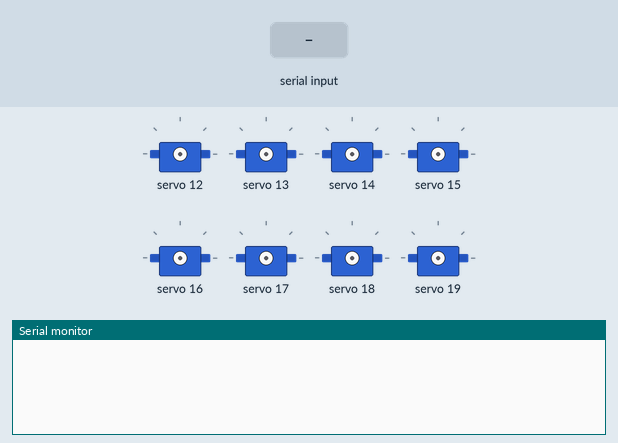
Recording of a sketch running on a simulated Arduino Uno, built with avr-gcc and run on an emulated ATmega328P. On the bench: 8 × servo, the last lines printed to the serial monitor. The test bench sets the inputs (shaded band).

Above: at 1.2 s.
1.3 s: "F" received over Serial
At 1.9 s:
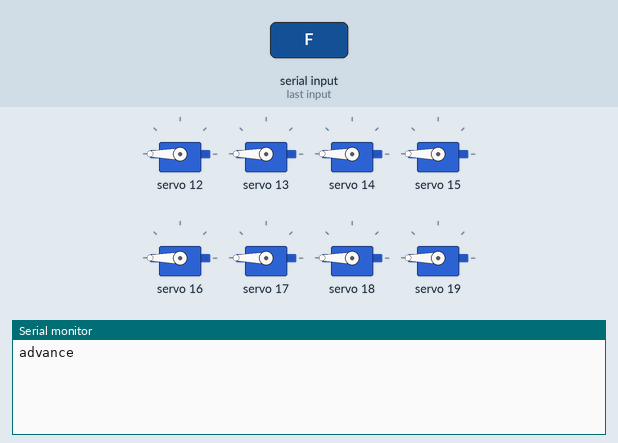
2.8 s: "B" received over Serial
At 4.0 s:
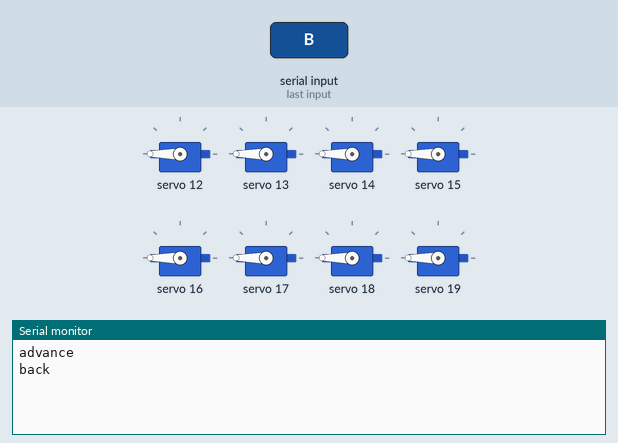
4.3 s: "L" received over Serial
At 5.3 s:
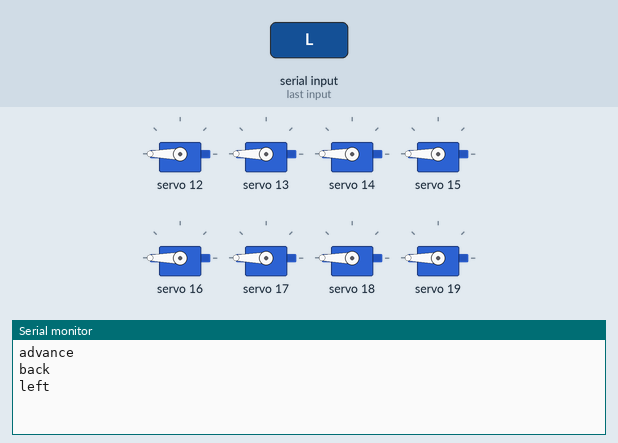
5.8 s: "R" received over Serial
At 6.5 s:
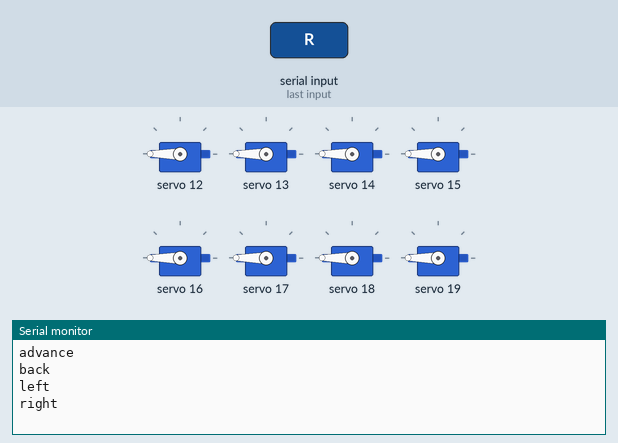
7.3 s: "S" received over Serial
At 8.5 s:
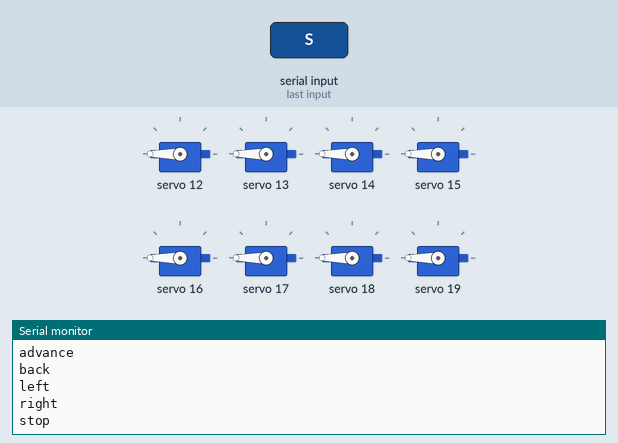
8.8 s: "d" received over Serial
At 9.6 s:
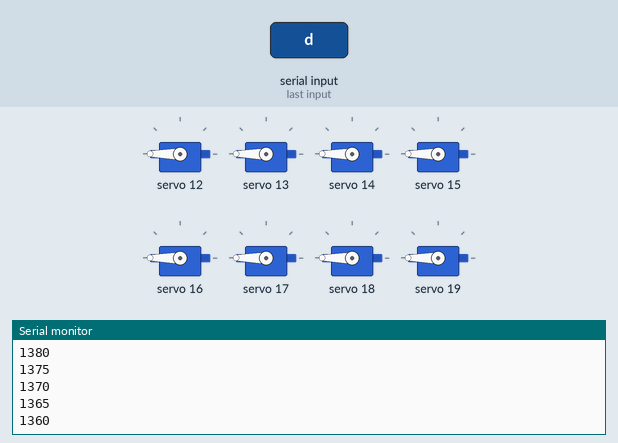
Timing chart, 0 to 11.3 s (numbered marks = the images above; inputs shaded):
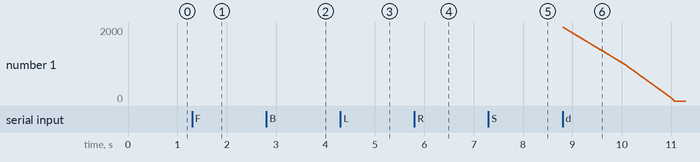

Measured:
- after the input at 1.3 s, the serial monitor: prints a new line at once (image 1)
- after the input at 2.8 s, the serial monitor: prints a new line at once (image 2)
- after the input at 4.3 s, the serial monitor: prints a new line at once (image 3)
- after the input at 5.8 s, the serial monitor: prints a new line at once (image 4)
- after the input at 7.3 s, the serial monitor: prints a new line at once (image 5)
- after the input at 8.8 s, the serial monitor: prints a new line at once (image 6)

The sketch:

Lesson_15.1.ino
```cpp
/*
 keyestudio 4wdRobot Arm Smart Car
 lesson 15.1
 Speed control robot
 http://www.keyestudio.com
*/
#include <Wire.h>
#include <Adafruit_PWMServoDriver.h>
Adafruit_PWMServoDriver pwm = Adafruit_PWMServoDriver(0x47);
int speeds = 2000; //set initial rotation speed of motor

void setup() {
  Serial.begin(9600); //set baud rate to 9600
  pwm.begin();
  pwm.setPWMFreq(60);
  stopp();  //Car stops
}

void loop() {
  if (Serial.available() > 0) {
    switch (Serial.read()) {
      case 'F': advance(); Serial.println("advance");  break;

      case 'B': back();   Serial.println("back"); break;

      case 'L': turnL();  Serial.println("left"); break;

      case 'R': turnR();  Serial.println("right");  break;

      case 'S': stopp();  Serial.println("stop");  break;

      case 'd': while ('d') {        //receive‘d’, motor slows down
          Serial.println(speeds);
          if (speeds >= 5)speeds -= 5; //slow down by 5, minimum to 0
          if (Serial.read() == 'S') {
            Serial.println(speeds);
            break;
          }
        } break;
      case 'a': while ('a') {       //receive‘a’, motor speeds up
          Serial.println(speeds);
          if (speeds <= 2555)speeds += 5; //speed up by 5, and up to 2560
          if (Serial.read() == 'S') {
            Serial.println(speeds);
            break;
          }
        } break;
    }
  }
}

void advance()     // going forward
{
  pwm.setPWM(0, 0, 4095); //turn clockwise
  pwm.setPWM(1, 0, speeds);
  pwm.setPWM(2, 0, 4095);
  pwm.setPWM(3, 0, speeds);
  pwm.setPWM(4, 0, 4095);
  pwm.setPWM(5, 0, speeds);
  pwm.setPWM(6, 0, 4095);
  pwm.setPWM(7, 0, speeds);
}
void turnR()       //turn right
{
  pwm.setPWM(0, 0, 4095); //turn clockwise
  pwm.setPWM(1, 0, speeds);
  pwm.setPWM(2, 0, 4095);
  pwm.setPWM(3, 0, speeds);
  pwm.setPWM(4, 0, 0); //turn anticlockwise
  pwm.setPWM(5, 0, speeds);
  pwm.setPWM(6, 0, 0);
  pwm.setPWM(7, 0, speeds);
}
void turnL()      //turn left
{
  pwm.setPWM(0, 0, 0); //turn anticlockwise
  pwm.setPWM(1, 0, speeds);
  pwm.setPWM(2, 0, 0);
  pwm.setPWM(3, 0, speeds);
  pwm.setPWM(4, 0, 4095); //turn clockwise
  pwm.setPWM(5, 0, speeds);
  pwm.setPWM(6, 0, 4095);
  pwm.setPWM(7, 0, speeds);
}
void stopp()         //stop
{
  pwm.setPWM(1, 0, 0); //adjust speed as 0
  pwm.setPWM(3, 0, 0);
  pwm.setPWM(5, 0, 0);
  pwm.setPWM(7, 0, 0);
}
void back()          //back
{
  pwm.setPWM(0, 0, 0); //turn anticlockwise
  pwm.setPWM(1, 0, speeds);
  pwm.setPWM(2, 0, 0);
  pwm.setPWM(3, 0, speeds);
  pwm.setPWM(4, 0, 0);
  pwm.setPWM(5, 0, speeds);
  pwm.setPWM(6, 0, 0);
  pwm.setPWM(7, 0, speeds);
}
```
